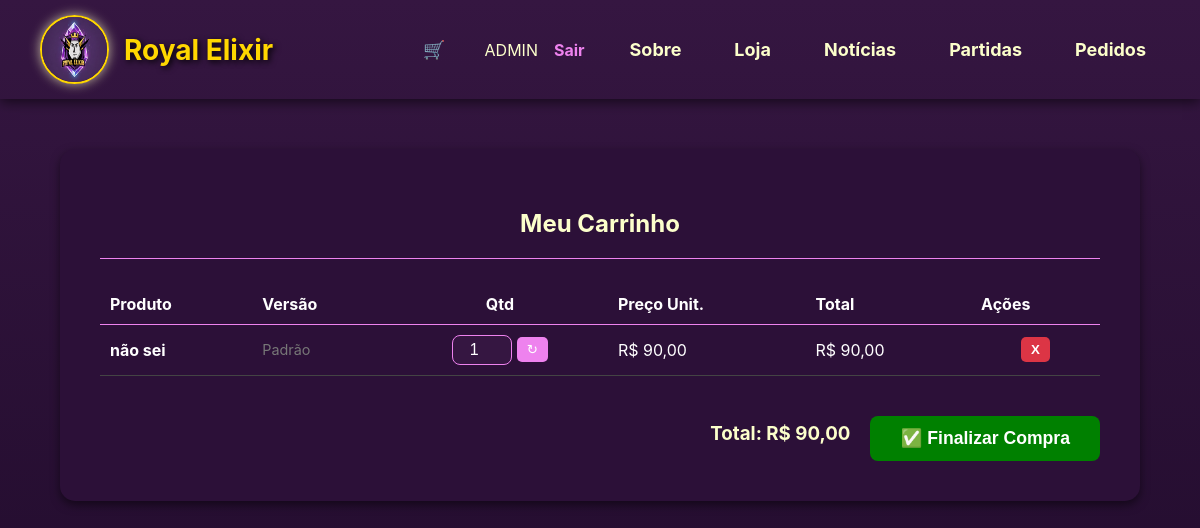
/carrinho/ (signed in), run on an earlier commit of the app's database.
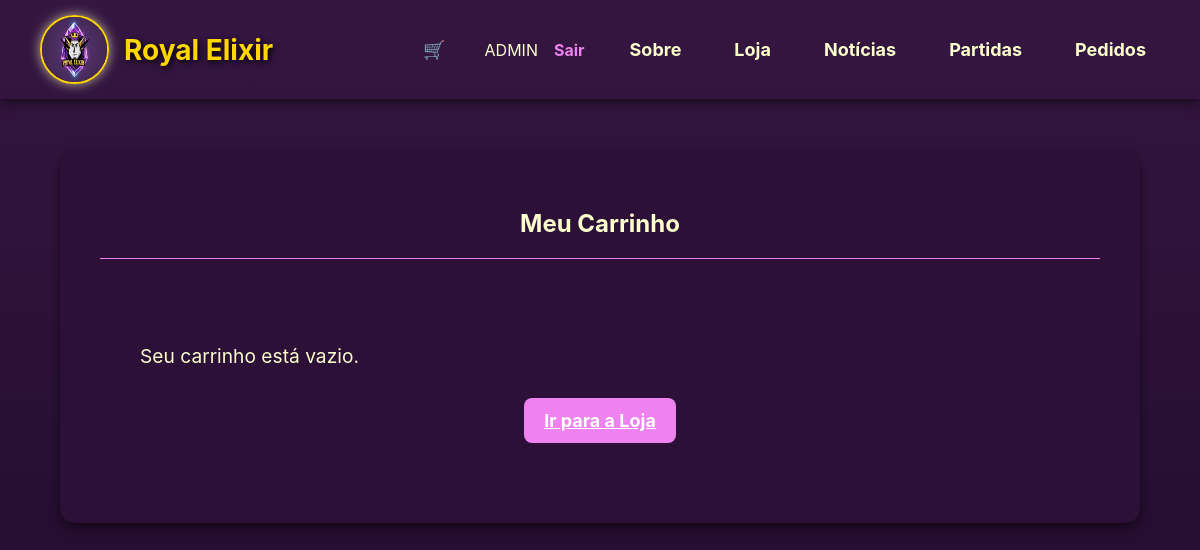
And on a later commit of the database.
### Clash/models.py (models this page shows, shortened)
class tbCompra(models.Model):
    carrinho = models.ForeignKey(
        tbCarrinho,
        on_delete=models.CASCADE,
        related_name='itens',
    )
    produto = models.ForeignKey(
        tbProduto,
        on_delete=models.CASCADE,
    )
    especificacoes = models.ManyToManyField(tbEspecifica, blank=True)
    quantidade = models.PositiveIntegerField(default=1)
    valor_compra = models.DecimalField(max_digits=10, decimal_places=2)
    frete = models.DecimalField(
        max_digits = 10,
        decimal_places = 2,
        default = 0
    )
    @property
    def valor_total(self):
        return (self.valor_compra * self.quantidade) + self.frete
    class Meta:
        verbose_name = "Item de Compra"
        verbose_name_plural = "Itens de Compra"

class tbProduto(models.Model):
    nome = models.CharField(max_length=255)
    descricao = models.TextField(null=True, blank=True)
    tipo = models.CharField(max_length=100, blank=True)
    preco_compra = models.DecimalField(max_digits=10, decimal_places=2)
    preco_venda = models.DecimalField(max_digits=10, decimal_places=2)
    estoque = models.PositiveIntegerField(default=0)
    especificacoes = models.ManyToManyField(
        'tbFoto',
        through='tbEspecifica',
        related_name='produtos_especificados',
    )
    class Meta:
        verbose_name = "Produto"
        verbose_name_plural = "Produtos"

class tbCarrinho(models.Model):
    User = models.ForeignKey(tbUser, on_delete=models.CASCADE)
    @property
    def preco_total(self):
        itens = self.itens.all()
        total = sum([item.valor_total for item in itens])
        return total

### Clash/views/carrinho.py (the view)
# urls.py: path('carrinho/', views.CarrinhoView.as_view(), name='ver_carrinho'),
class CarrinhoView(LoginRequiredMixin, DetailView):
    model = tbCarrinho
    template_name = 'Clash/carrinho.html'
    context_object_name = 'carrinho'
    def get_object(self):
        carrinho, created = tbCarrinho.objects.get_or_create(User=self.request.user)
        return carrinho

### Clash/templates/Clash/carrinho.html (shortened to what the changed rows need)
{% extends 'Clash/base.html' %}
{% block content %}
<div class="form-box" style="max-width: 1000px;">
    <h2>Meu Carrinho</h2>
    {% if carrinho.itens.exists %}
        <table style="width: 100%; color: white; border-collapse: collapse;">
            <thead>
                <tr style="border-bottom: 1px solid violet; text-align: left;">
                    <th style="padding: 10px;">Produto</th>
                    <th style="padding: 10px;">Versão</th>
                    <th style="padding: 10px; text-align: center;">Qtd</th>
                    <th style="padding: 10px;">Preço Unit.</th>
                    <th style="padding: 10px;">Total</th>
                    <th style="padding: 10px;">Ações</th> </tr>
            </thead>
            <tbody>
                {% for item in carrinho.itens.all %}
                <tr style="border-bottom: 1px solid #444;">
                    <td style="padding: 10px; font-weight: bold;">
                        {{ item.produto.nome }}
                    </td>
                    <td style="padding: 10px; color: violet; font-size: 0.9rem;">
                        {% for spec in item.especificacoes.all %}
                            <div style="margin-bottom: 5px;">
                                • {{ spec.descricao }}
                                {% if spec.foto %}
                                    <img src="{{ spec.foto.foto.url }}" style="width:25px; vertical-align: middle; border-radius: 50%;">
                                {% endif %}
                            </div>
                        {% empty %}
                            <span style="color: #777;">Padrão</span>
                        {% endfor %}
                    </td>
                    <td style="padding: 10px; text-align: center;">
                        <form action="{% url 'atualizar_item' item.pk %}" method="post" style="display: flex; align-items: center; justify-content: center; gap: 5px; padding: 0; background: transparent; border: none; box-shadow: none;">
                            <input type="number" name="quantidade" value="{{ item.quantidade }}" min="1"
                                   style="width: 60px; padding: 5px; text-align: center; margin: 0;">
                            <button type="submit" title="Atualizar Quantidade"
                                    style="background: violet; border: none; color: white; border-radius: 5px; cursor: pointer; padding: 5px 10px;">
                                ↻
                            </button>
                        </form>
                    </td>
                    <td style="padding: 10px;">R$ {{ item.valor_compra }}</td>
                    <td style="padding: 10px;">R$ {{ item.valor_total }}</td>
                    <td style="padding: 10px; text-align: center;">
                        <form action="{% url 'remover_item' item.pk %}" method="post" style="padding: 0; background: transparent; border: none; box-shadow: none;">
                            <button type="submit" title="Remover Item"
                                    style="background: #dc3545; border: none; color: white; border-radius: 5px; cursor: pointer; padding: 5px 10px; font-weight: bold;">
                                X
                            </button>
                        </form>
                    </td>
                </tr>
                {% endfor %}
            </tbody>
        </table>
        <div style="display: flex; justify-content: flex-end; align-items: center; margin-top: 30px; gap: 20px;">
    <h3 style="margin: 0; color: rgb(252, 255, 203);">
        Total: R$ {{ carrinho.preco_total }}
    </h3>
    <form action="{% url 'finalizar_compra' %}" method="post">
        <button type="submit" class="btn-custom" style="width: auto; background-color: green; padding: 12px 30px; font-size: 1.1rem; cursor: pointer;">
            ✅ Finalizar Compra
        </button>
    </form>
</div>
    {% else %}
        <div style="text-align: center; padding: 40px;">
            <p style="font-size: 1.2rem; margin-bottom: 20px;">Seu carrinho está vazio.</p>
            <a href="{% url 'produto_list' %}" class="btn-custom" style="text-align: center; display: inline-block; width: auto;">
                Ir para a Loja
            </a>
        </div>
    {% endif %}
</div>
{% endblock %}

What changed in the data, as far as the page shows it:
removed tbCompra: produto.nome "não sei", quantidade "1", valor_compra "90,00", valor_total "90,00"
no longer on this page (row unchanged): tbCarrinho: preco_total "90,00"
Also different on the page:
text no longer shown: "Produto Versão Qtd Preço Unit. Total Ações Total: R$ ✅ Finalizar Compra"
text now shown: "Seu carrinho está vazio. Ir para a Loja"
